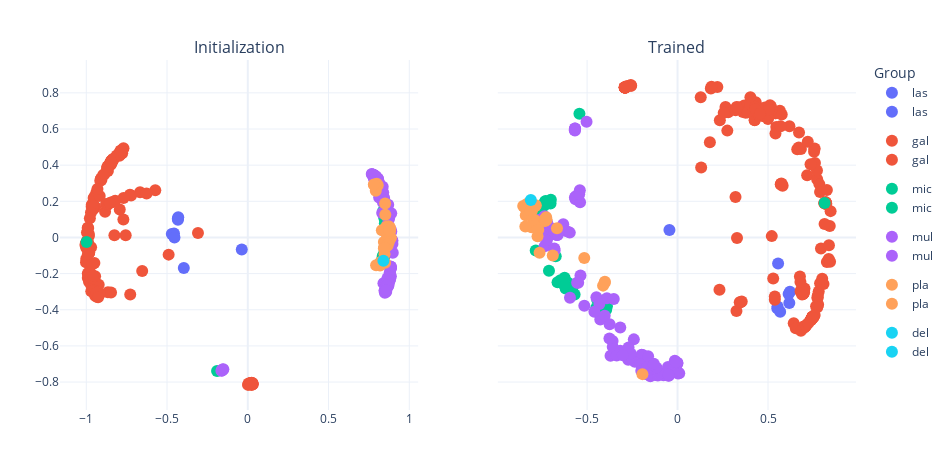

This figure's notebook cell:
### Code cell
fig = make_subplots(
    rows=1, cols=2,
    shared_yaxes=True,          # keep scales aligned (optional)
    subplot_titles=("Initialization", "Trained")
)

# --- 3. Create px.scatter for each dataframe and graft its traces ---
scatter1 = px.scatter(df_var_init, x="PC1", y="PC2", color="process", height=400)
scatter1.update_traces(marker=dict(size=12))
for tr in scatter1.data:
    fig.add_trace(tr, row=1, col=1)       # left axis

scatter2 = px.scatter(df_var, x="PC1", y="PC2", color="process", height=400)
scatter2.update_traces(marker=dict(size=12))
for tr in scatter2.data:
    fig.add_trace(tr, row=1, col=2)       # right axis

# --- 4. Global cosmetics --------------------------------------------
fig.update_layout(
    template="plotly_white",
    width=950, height=450,
    legend_title_text="Group",
    margin=dict(l=60, r=30, t=60, b=40)
)

fig.show()
